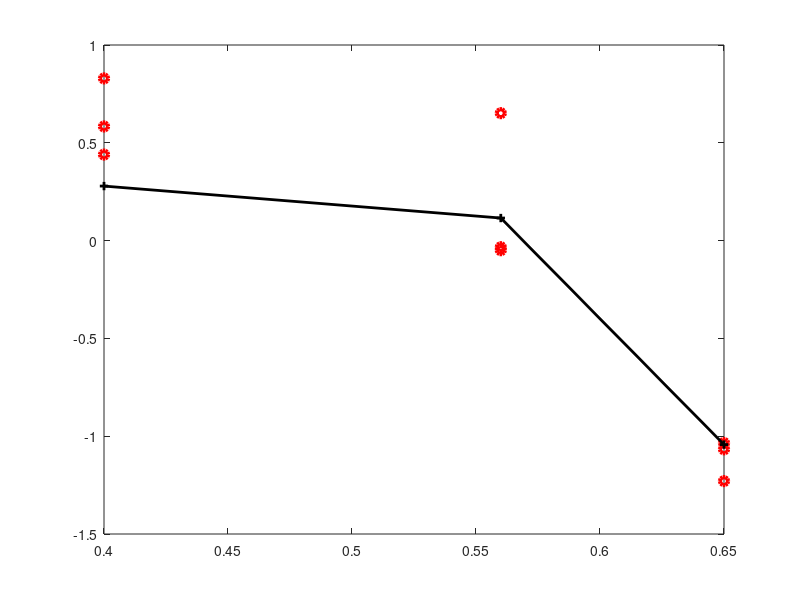

Source code (MATLAB): (Note: this script raises an error after producing the figure.)
load('flux_BL_cnoidal_.mat');
axis_size = 27;
fontSize1 = 30;
fontSize2 = 22;
fontSize3 = 22;
ss =3;

f = [0.65, 0.65, 0.65, 0.56, 0.56, 0.56, 0.4, 0.4, 0.4];


%CNOIDAL WAVE H/h = 0.26

mean_flux = [mean(flux(1:3,2)), mean(flux(4:6,2)), mean(flux(7:9,2))]*10^4;
err = [std(flux(1:3,2)), std(flux(4:6,2)), std(flux(7:9,2))]*10^4;
f_OF = [0.65, 0.56, 0.4];

[p,S] = polyfit(f(1:9),flux(1:9,2),1);
x1 = linspace(0,1,1000);
y1 = polyval(p,x1);
[y_fit,delta] = polyval(p,x1,S);

figure(1)
l(1) = plot(f(1:9),flux(1:9,2)*10^4,'ro','DisplayName','H/h = 0.26(exp)','LineWidth',ss);
hold on
l(2) = plot(f_OF,flux_OF_use*10^4,'+-k','DisplayName','H/h = 0.26(OF)','LineWidth',ss-1);
yline(0)
set(gca,'fontsize',axis_size);
set(gcf, 'Position',  [300, 300, 800, 550])
xlabel('$f$[Hz]','interpreter','latex','FontSize', fontSize1);
ylabel('$\bar{Q}$[cm$^2$/s]','interpreter','latex','FontSize', fontSize1);
legend(l(1:2),'FontSize',fontSize3)
grid minor
hold off

%ERROR
figure(3)
l(17) = errorbar(f_OF,mean_flux,err,'.b','DisplayName','2\sigma_x(mean exp)','LineWidth',ss-1);
hold on
l(18) = plot(f_OF,flux_OF_use*10^4,'+r','DisplayName','OpenFOAM','LineWidth',ss-1);
hold on
l(19) = plot(x1,y_fit*10^4,'k-','DisplayName','linear regression','LineWidth',ss-1);
hold on
l(20)= plot(x1,(y_fit+2*delta)*10^4,'m--','DisplayName','95% Prediction Interval','LineWidth',ss-1);
hold on
l(21)= plot(x1,(y_fit-2*delta)*10^4,'m--','LineWidth',ss-1);
yline(0)
set(gca,'fontsize',axis_size);
set(gcf, 'Position',  [300, 300, 800, 550])
xlabel('$f$[Hz]','interpreter','latex','FontSize', fontSize1);
ylabel('$\bar{Q}$[cm$^2$/s]','interpreter','latex','FontSize', fontSize1);
legend(l(17:20),'FontSize',fontSize3)
grid minor
hold off

